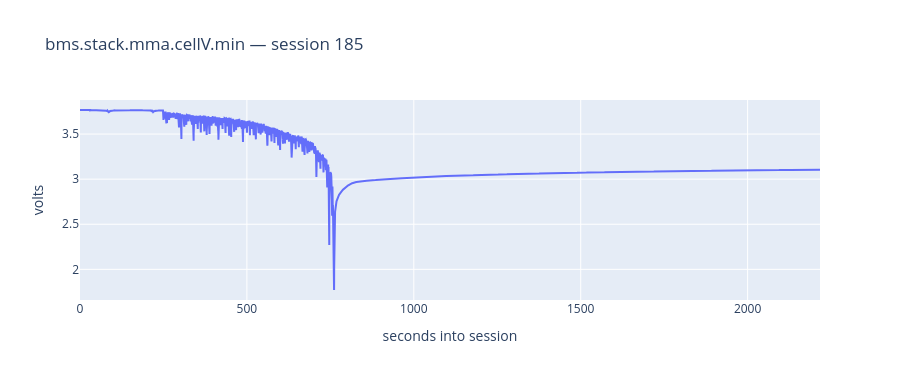

The code cell stored with this chart in its notebook:
### Markdown cell above
## 4. Drilling down to raw samples

Only now do we touch the hypertable — and only for the sessions the summary tier already selected. `load()` returns a PERDA `DataInstance`, so anything downstream (arithmetic, joins, `Analyzer` plotting) works unchanged.

### Code cell
# Among the matching sessions, take the one with the most samples of this
# signal -- the shortest session would make for a thin plot.
target = int(
    hits.sort('n', descending=True)['session_id'][0] if hits.height
    else tl.sql('SELECT session_id FROM timeline_sessions ORDER BY n_rows DESC LIMIT 1')['session_id'][0]
)

started = time.perf_counter()
signal = tl.load(VAR, session_id=target)
print(f'{len(signal.value_np):,} samples in {(time.perf_counter()-started)*1000:.0f} ms')
print(type(signal).__name__, '->', signal.cpp_name)

fig = go.Figure(go.Scatter(x=signal.timestamp_np / 1e6, y=signal.value_np, mode='lines'))
fig.update_layout(
    title=f'{VAR} — session {target}',
    xaxis_title='seconds into session', yaxis_title='volts', height=380,
)
fig.show()

### Figure 1 — Plotly figure (JSON) as saved in the notebook; plotly's stock layout.template omitted (floating-point values rounded to 4 significant figures; data arrays with more than 128 entries replaced by an {"elided": "..."} marker saying what was removed)
{"data": [{"mode": "lines", "type": "scatter", "x": {"elided": "22164 float values"}, "y": {"elided": "22164 float values"}}], "layout": {"height": 380, "title": {"text": "bms.stack.mma.cellV.min — session 185"}, "xaxis": {"title": {"text": "seconds into session"}}, "yaxis": {"title": {"text": "volts"}}}}
